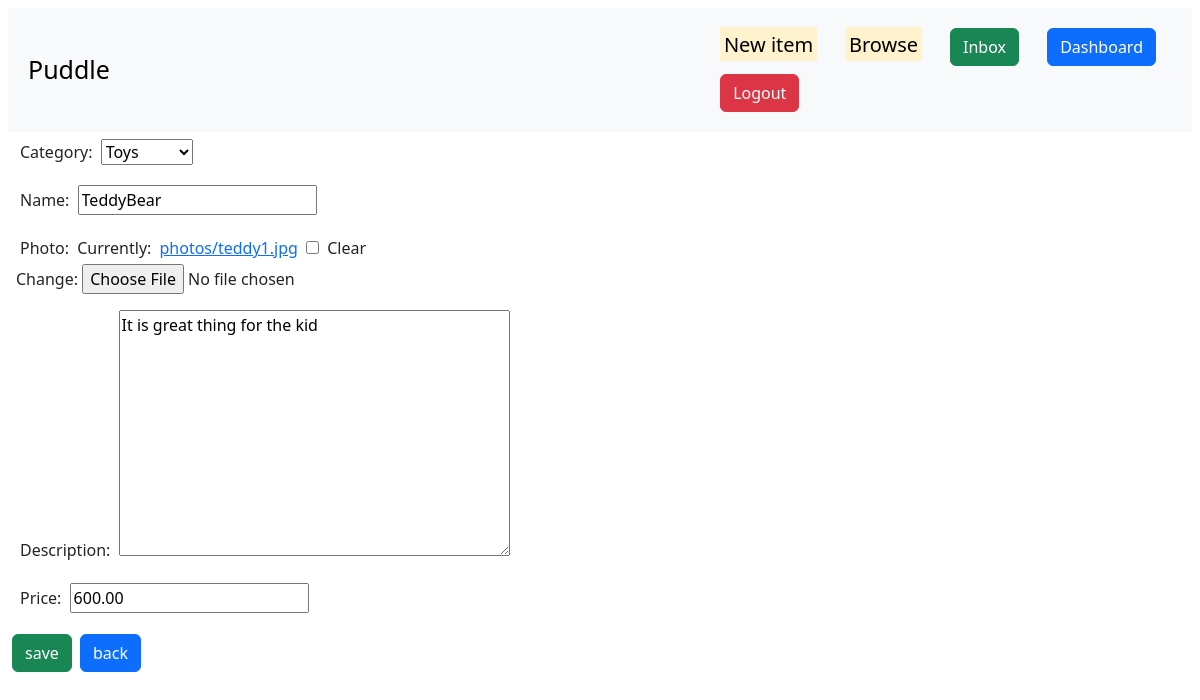
The app's page /4/edit_item (signed in) with its own data.
### core/models.py (models this page shows, shortened)
class Categories(models.Model):
    user = models.ForeignKey(User,on_delete=models.CASCADE)
    category = models.CharField(max_length=255)
    def __str__(self):
        return self.category

class NewItem(models.Model):
    category = models.ForeignKey(Categories,on_delete=models.CASCADE,related_name='newitem')
    user = models.ForeignKey(User,on_delete=models.CASCADE)
    name = models.CharField(max_length=255)
    photo = models.ImageField(upload_to='photos/',blank=True,null=True)
    description = models.TextField()
    created = models.DateTimeField(auto_now_add=True)
    updated = models.DateTimeField(auto_now=True)
    price = models.DecimalField(max_digits=10,decimal_places=2)

### core/views.py (the view)
# urls.py: path('<int:item_id>/edit_item',views.edit_item,name='edit_item'),
def edit_item(request,item_id):
    item = get_object_or_404(NewItem,pk=item_id,user=request.user)
    if request.method == 'POST':
        form = NewItemForm(request.POST,request.FILES,instance=item)
        if form.is_valid():
            item = form.save(commit=False)
            item.user = request.user
            item.save()
            return redirect('home')
    else:
        form = NewItemForm(instance=item)
    return render(request,'item_form.html',{'form':form})

### core/forms.py
class NewItemForm(ModelForm):
    class Meta:
        model = NewItem
        fields = ['category','name','photo','description','price']

### core/templates/item_form.html (shortened to what this page needs)
{% extends 'base.html' %}
{% block content %}
<div>
    <form method="POST" enctype="multipart/form-data">
        {{ form.as_p }}
        <button class="btn btn-success" type="submit">save</button>
        <a href="{% url 'home' %}" class="btn btn-primary">back</a>
    </form>
</div>
{% endblock %}

### static/css/style.css (style rules this page uses)
* { margin:4px; }

### records on screen
Categories: category "Toys"
NewItem: name "TeddyBear", description "It is great thing for the kid", price "600.00"
